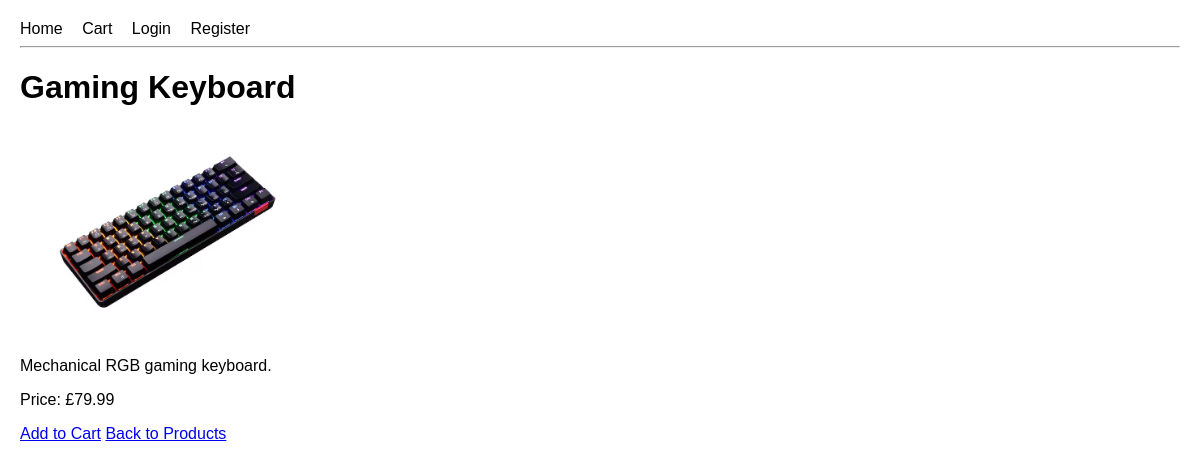
The page /products/1/ on the database its author committed.
### products/models.py (models this page shows, shortened)
class Product(models.Model):
    name = models.CharField(max_length=100)
    description = models.TextField()
    price = models.DecimalField(max_digits=6, decimal_places=2)
    image = models.ImageField(upload_to='products/', blank=True, null=True)
    is_active = models.BooleanField(default=True)

### products/views.py (the view)
# urls.py: path('products/<int:product_id>/', product_detail, name='product_detail'),
def product_detail(request, product_id):
    product = get_object_or_404(Product, id=product_id, is_active=True)
    context = {
        'product': product,
    }
    return render(request, 'products/product_detail.html', context)

### products/templates/products/product_detail.html
{% extends 'base.html' %}
{% block content %}
<h1>{{ product.name }}</h1>
{% if product.image %}
    <img src="{{ product.image.url }}" alt="{{ product.name }}" width="300">
{% endif %}
<p>{{ product.description }}</p>
<p>Price: £{{ product.price }}</p>
<a href="{% url 'add_to_cart' product.id %}">Add to Cart</a>
<a href="{% url 'home' %}">Back to Products</a>
{% endblock %}

### static/css/style.css (style rules this page uses)
body { font-family: Arial, sans-serif; margin: 20px; }

### rows shown on the page
Product: name "Gaming Keyboard", image (picture), description "Mechanical RGB gaming keyboard.", price "79.99"
